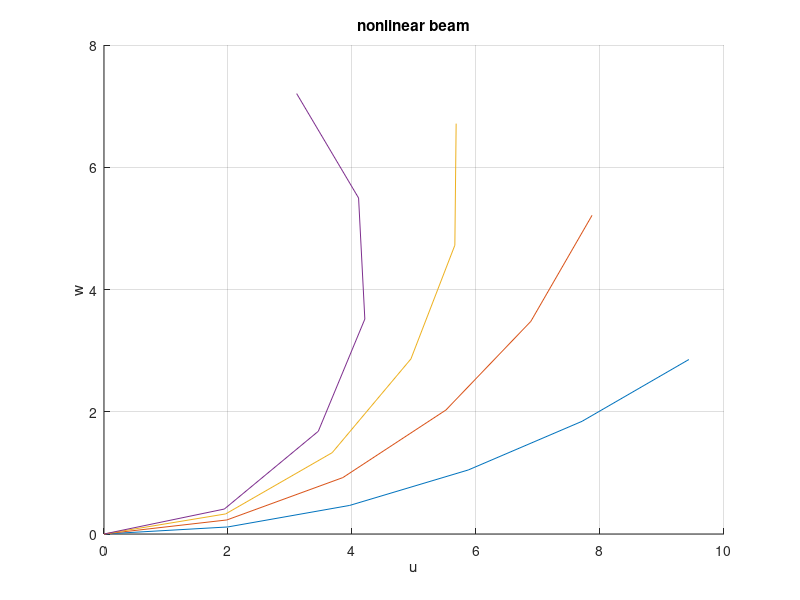

This figure's MATLAB source:
% hjelmstad_nonlibbeam0_amf4

%input:
%    convergence_tolerance=0.1e-7; 
%    alpha=10;
%    column_length=10;
%    num_load_steps=10;
%    max_num_iterations=40;
%    num_integration_intervals=10;
%    num_output_points=20;
%    output_interval=10;
%    num_basis_functions=6;  
%    ndm=3*num_basis_functions+1; 
%    EI=1000; %bend
%    GA=0.1e7; %shear
%    EA=0.1e7; %axial
%    D=[EI;GA;EA]; 
%    Cm=6.28;
%    Cq=0;
%    Cp=0;
%    dmo=[0;0;0];
%    dqo=[0;0;0];
%    dpo=[0;0;0];
%output:
%Step 	Load 			u(L) 		w(L) 			theta(L) 		NU 	||b||
%1 		9.39690e+000 	-6e-001 	2.85468e+000 	5.85283e-001 	8 	3.96189e-009
%2 		1.88701e+001 	-2e+000 	5.21364e+000 	1.16045e+000 	6 	1.11535e-009
%3 		2.83547e+001 	-4e+000 	6.71375e+000 	1.73261e+000 	7 	1.73691e-009
%4 		3.75724e+001 	-7e+000 	7.20491e+000 	2.35696e+000 	8 	1.83084e-009
%5 		4.70653e+001 	-9e+000 	6.66909e+000 	2.97109e+000 	10 	2.19341e-009
%6 		5.65482e+001 	-1e+001 	5.33214e+000 	3.59404e+000 	8 	4.22281e-009
%7 		6.61260e+001 	-1e+001 	3.66712e+000 	4.15766e+000 	9 	3.12332e-009
%8 		7.58992e+001 	-1e+001 	2.00953e+000 	4.69870e+000 	10 	3.60093e-009
%9 		8.57137e+001 	-1e+001 	5.97090e-001 	5.33377e+000 	8 	4.42072e-009
%10		9.55443e+001 	-1e+001 	2.95210e-003 	5.99692e+000 	10 	3.18894e-009

function hjelmstad_nonlibbeam0_amf4
% Modified - aflynn, July 2003.
% By jvclark - spring 2003. Adapted from K. Hjelmstad's fortran code.

%   Compute equilibrium path  for Fully Nonlinear Beam      
%      x(3i-2) = a(i), x(3i-1) = b(i), x(3i) = c(i)         
%      a(i) = u coeff, b(i) = w coeff, c(i) = theta coeff   
%      x(ndm) = load factor
%      xo(i) = values of x(i) at last converged state       
%      A = Coefficient matrix, b = right hand side          
%      D = Constitutive properties                          
%      Cm,Cq,Cp Concentrated end forces (M,Q,P)             
%      dmo,dqo,dpo Coefficients for distributed forces      

%Read problem parameters
if 0
    convergence_tolerance=input('convergence convergence_tolerance = ');    
    alpha=input('arc length parameter = ');
    column_length=input('column length = ');
    num_load_steps=input('number of load steps = ');  
    max_num_iterations=input('maximum number of iterations = ');
    num_integration_intervals=input('number of integration intervals = ');
    num_output_points=input('number of points in plotted shape = ');  
    output_interval=input('output shape every N points, N = ');
    D(1)=input('EI = ');  
    D(2)=input('GA = ');
    D(3)=input('EA = ');
    Cm=input('ML = M0 = ');  
    Cq=input('VL = Q0 = ');
    Cp=input('HL = P0 = ');
    dmo=input('distributed load [m01 m02 m03] = dmo(1,2,3) = '); 
    dqo=input('distributed load [q01 q02 q03] = dqo(1,2,3) = '); 
    dpo=input('distributed load [p01 p02 p03] = dpo(1,2,3) = '); 
else
    convergence_tolerance=0.1e-7; 
    alpha=10;
    column_length=10;
  % num_load_steps=10;
    num_load_steps=4;
    max_num_iterations=40;
    num_integration_intervals=10;
  % num_output_points=20;
    num_output_points=5;
    output_interval=1;
  % output_interval=2;
    num_basis_functions=6;  
    ndm=3*num_basis_functions+1; 
    EI=1000; %bend
    GA=0.1e7; %shear
    EA=0.1e7; %axial
    D=[EI;GA;EA]; 
    Cm=6.28;
    Cq=0;
    Cp=0;
    dmo=[0;0;0];
    dqo=[0;0;0];
    dpo=[0;0;0];
end

fprintf('Step \tLoad \t\t\tu(L) \t\tw(L) \t\t\ttheta(L) \t\tNU \t||b||\n'); 
                               
%Initialize 
    dz = 1/(2*num_integration_intervals);         %integration increment
    npoints = 2*num_integration_intervals + 1;    %change intervals to Simpson points
    [x]=zeros(ndm,1);         %load step
    [xo]=zeros(ndm,1);        %load step
    x(ndm) = alpha;           %first load level
    [undef_x]=zeros(num_output_points+1,1);
    [undef_y]=zeros(num_output_points+1,1);      
%Compute MAXSTEPS points along the Equilibrium Path
tic
for nstep=1:num_load_steps   
    nu = 0; %Newton iteration at each load step
    goto_one=1;      
    Cpqm=[Cp;Cq;Cm];
    while goto_one==1      
        nu = nu + 1;        %increment interation counter
        %Numerical integration of Hessian and residual components
        [b]=zeros(ndm,1);   %residual
        [A]=zeros(ndm,ndm); %Hessian
        z = 0;              %Simpson coord
        for mpoint=1:npoints   
          [weight_factor] = simpson(mpoint,npoints,dz,column_length); 
          [A,b] = fcn(A,b,D,x,z,column_length,weight_factor,ndm,num_basis_functions,dmo,dqo,dpo);    
          z = z + dz; %z = z + dz
        end %end do
        %Add end load terms to the residual and coefficient matrix
        for i=1:num_basis_functions   
          [h,dh]=basis(i,1,column_length,num_basis_functions);    
          mm = 3*(i-1);
          b(mm+1:mm+3)= b(mm+1:mm+3) - h*x(ndm)*Cpqm;
          A(mm+1:mm+3,ndm) = A(mm+1:mm+3,ndm) - h*Cpqm;
        end   %end do
        %Add arc length constraint terms to  Hessian and residual
        b(ndm) = b(ndm) + sum((x - xo).^2);  
        A(ndm,:) = 2*(x - xo)';
        
        b(ndm) = b(ndm) - alpha^2; 
        %norm of residual for convergence test
        test = 0;
        test = test + sum(b.^2);
        test = sqrt(test);    
        %Update state vector
        x=x-A\b;
        %Test for convergence, if successful output values
        if ((test > convergence_tolerance) & (nu < max_num_iterations)) 
            goto_one=1; 
        else 
            goto_one=0; 
        end          
    end %while goto_one==1
    if (nu >= max_num_iterations) 
        error('ERROR: Iteration limit exceeded.'); 
    end   
    [u,w]=results(x,column_length,nstep,nu,test,ndm,num_basis_functions, num_output_points,output_interval);   
    figure(1); hold on; plot(u,w); grid on; xlabel('u'); ylabel('w'); title('nonlinear beam');

    %Update values for previous converged state and guess at next state
    temp = xo;
    xo = x;
    x = 2*x - temp;
end %2 continue

fprintf('Computation time = %.2f sec\n',toc);

%---------------------------------------------------------------------------------------------------

function [weight_factor] = simpson(m,npoints,dz,column_length)   %Evaluate the weight weight_factor for the current integration point m 
    %See Hjestad page 386.
    %There are M+1 points in the integration interval, which go from m=0 to m=M.
    M = npoints;    
    c = column_length*dz/3;  
    n = mod(m,2);  %0=even, 1=odd
    if((m == 1) | (m == M)) 
        weight_factor = c; 
    elseif (n==0) %m=odd
        weight_factor = 4*c;   
    else %m=even
        weight_factor = 2*c; 
    end

function [A,b] = fcn(A,b,D,x,z,column_length,weight_factor,ndm,num_basis_functions, dmo,dqo,dpo) %Compute contribution to K and g at current integration point.
    %displacements, derivatives, and current load weight_factor clf 
    du = 0;
    dw = 0;
    dtheta = 0;
    theta  = 0;
    for i = 1 : num_basis_functions 
        [h,dh] = basis(i,z,column_length,num_basis_functions);    
        du = du + x(3*i-2)*dh;
        dw = dw + x(3*i-1)*dh;
        dtheta = dtheta + x(3*i)*dh;
        theta  = theta  + x(3*i)*h;
    end 
    ct = cos(theta); 
    st = sin(theta); 
        
    %axial strain, shear strain, and curvature
    epsilon = dw*st + (1 + du)*ct - 1;
    beta = dw*ct - (1 + du)*st;
    curv = dtheta;

    %axial force, shear force, bending moment, and other forces    
    bend  = D(1)*curv;
    shear = D(2)*beta;
    axial = D(3)*epsilon;
    Hor = axial*ct - shear*st;
    Ver = axial*st + shear*ct;
    Xi  = (1 + du)*Hor + dw*Ver;
    Yi  = dw*Hor - (1 + du)*Ver;
    %components of E(t)DE + G store in matrix G
    G(1,1) = D(2)*st*st + D(3)*ct*ct;
    G(1,2) = ct*st*(D(3)-D(2));
    G(1,3) = D(2)*st*(1+epsilon) + D(3)*ct*beta - Ver;
    G(1,4) = 0;
    G(2,2) = D(2)*ct*ct + D(3)*st*st;
    G(2,3) = D(3)*st*beta - D(2)*ct*(1+epsilon) + Hor;
    G(2,4) = 0;
    G(3,3) = D(2)*(1+epsilon)^2 + D(3)*beta^2 - Xi;   
    G(3,4) = 0;
    G(4,4) = D(1);
    %rest of G by symmetry
    G=G+G'-diag(diag(G));
    %stiffness matrix K, store it in matrix A
    for i = 1 : num_basis_functions 
        [hi,dhi] = basis(i,z,column_length,num_basis_functions);   
        for j = 1 : num_basis_functions 
            [hj,dhj]=basis(j,z,column_length,num_basis_functions); 
            %Bi'GBj noting the sparse structure of B
            GB(:,1) = dhj*G(:,1);   
            GB(:,2) = dhj*G(:,2);   
            GB(:,3) =  hj*G(:,3) + dhj*G(:,4);  
            BGB(1,:) = dhi*GB(1,:);
            BGB(2,:) = dhi*GB(2,:);
            BGB(3,:) =  hi*GB(3,:) + dhi*GB(4,:);
            %Assemble the result into the matrix A 
            nn = 3*(j-1);
            mm = 3*(i-1);
            A(mm+1:mm+3,nn+1:nn+3) = A(mm+1:mm+3,nn+1:nn+3)+ BGB*weight_factor;
        end   
        %Form integral part of residual force and assemble into matrix b
        mm = 3*(i-1);
        [dm,dq,dp]=applied(z,x(ndm),1,dmo,dqo,dpo);  
        b(mm+1:mm+3) = b(mm+1:mm+3) + [(dhi*Hor  - hi*dp);(dhi*Ver  - hi*dq);(dhi*bend + hi*(Yi - dm))]*weight_factor;
        %Form the integral part of load weight_factor part of  matrix A
        [dm,dq,dp]=applied(z,x(ndm),2,dmo,dqo,dpo);    
        A(mm+1:mm+3,ndm) = A(mm+1:mm+3,ndm) - hi*[dp;dq;dm]*weight_factor;
    end %for i 
      
function [h,dh] = basis(i,z,column_length,num_basis_functions) %Evaluate ith basis function h and derivative dh at point z  
      n = mod(i,2);
      m = floor(i/2) + n;
      x1= floor(1/2) + 1;
      x2= 0.5 + 1.0;
      x3= 1.0/2.0 + 1.0;
      a = (2*m-1)*2*atan(1);
      if (n==0)
        h = sin(a*z);
        dh = a*cos(a*z)/column_length;
      else
        h = 1 - cos(a*z);
        dh = a*sin(a*z)/column_length;
      end 
   
function [dm,dq,dp] = applied(z,clf,n,dmo,dqo,dpo)  %Evaluate the distributed load functions at point z	 
    %nominal values of the applied forces at point z
    f = 1 - z; 
    switch n            
        case 1  %Compute total transverse loads
            dm = dmo(1) + (dmo(2) + dmo(3)*f)*clf;    
            dq = dqo(1) + (dqo(2) + dqo(3)*f)*clf;
            dp = dpo(1) + (dpo(2) + dpo(3)*f)*clf;        
        case 2  %transverse loads associated with load weight_factor only
            dm = dmo(2) + dmo(3)*f;   
            dq = dqo(2) + dqo(3)*f;
            dp = dpo(2) + dpo(3)*f;
    end

function [u,w]=results(x,column_length,nstep,nu,test,ndm,num_basis_functions,num_output_points,output_interval)    
    u=zeros(1,num_output_points+1);
    w=zeros(1,num_output_points+1);
    disp=zeros(1,3);
    %Determine if current step is an output step
    if(mod(nstep,output_interval) == 0)    
        ifplot = 1;  
        nplot = num_output_points;
    else
        ifplot = 0;  
        nplot = 1;
    end 
    z = 0;
    dz = 1/nplot;
    for ii=1:nplot+1
        for j=1:3 
            disp(j) = 0;    
            for i=1:num_basis_functions 
                [h,dh]=basis(i,z,column_length,num_basis_functions); 
                disp(j) = disp(j) + h*x(3*(i-1)+j); 
            end  
        end 
        u(ii) = z*column_length+disp(1);     %why does this display the whole u array?
        w(ii) = disp(2);                     %why does this display the whole w array?
        z = z + dz;
    end
    fprintf('%d \t\t%.5e \t%.e \t%.5e \t%.5e \t%d \t%.5e\n',nstep,x(ndm),disp(1),disp(2),disp(3),nu,test);    
             %why does this display in red and give an error?
    
    
